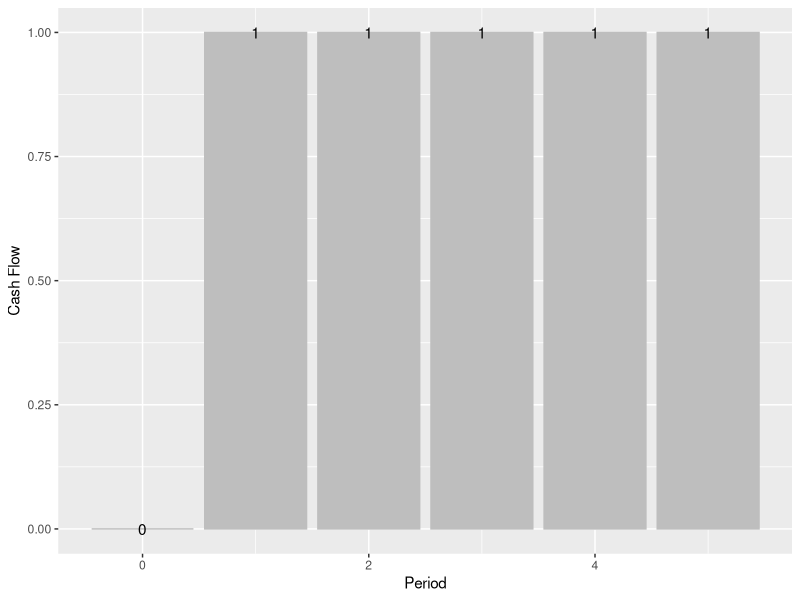
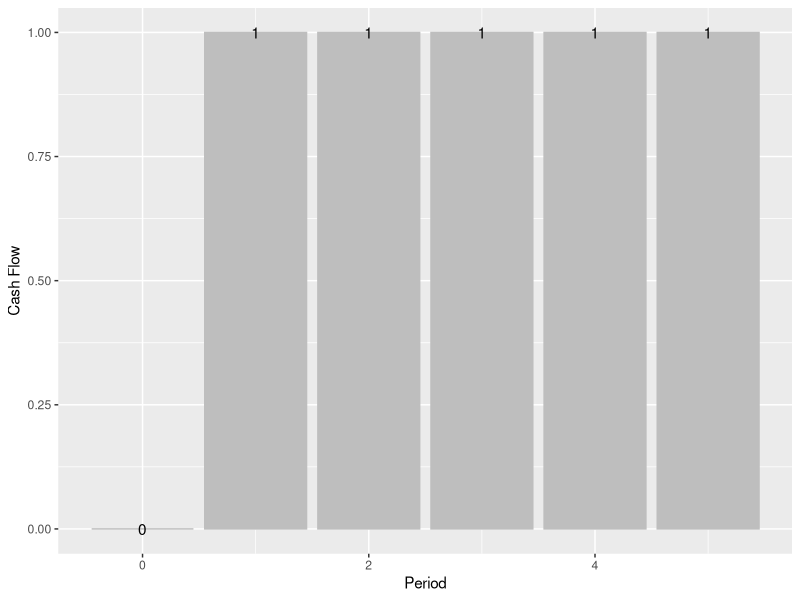
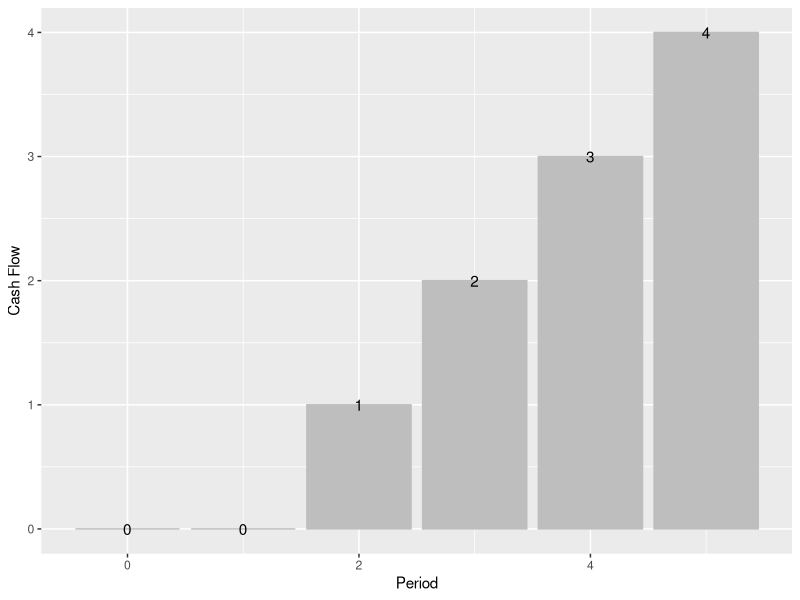
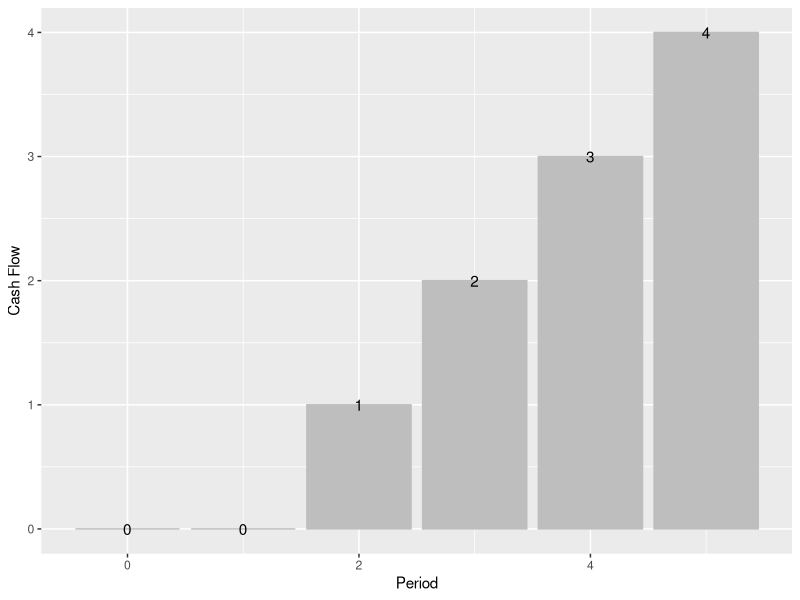
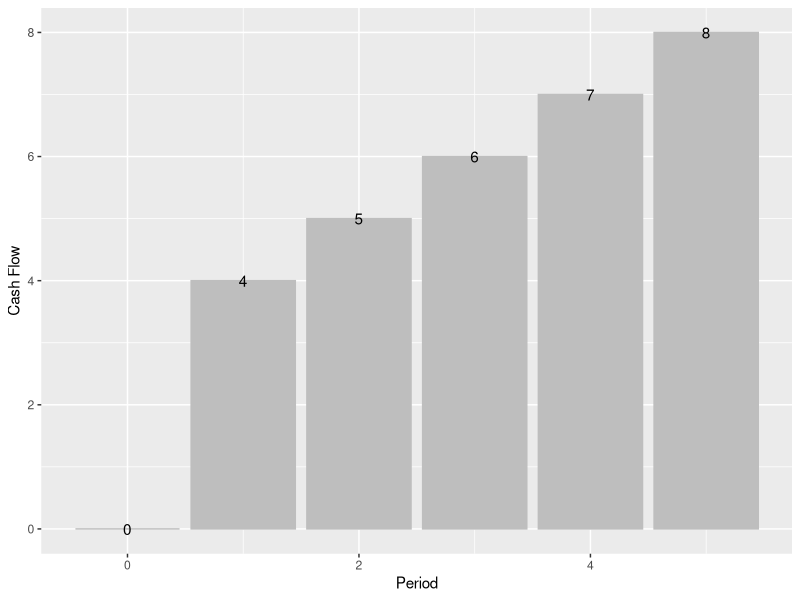
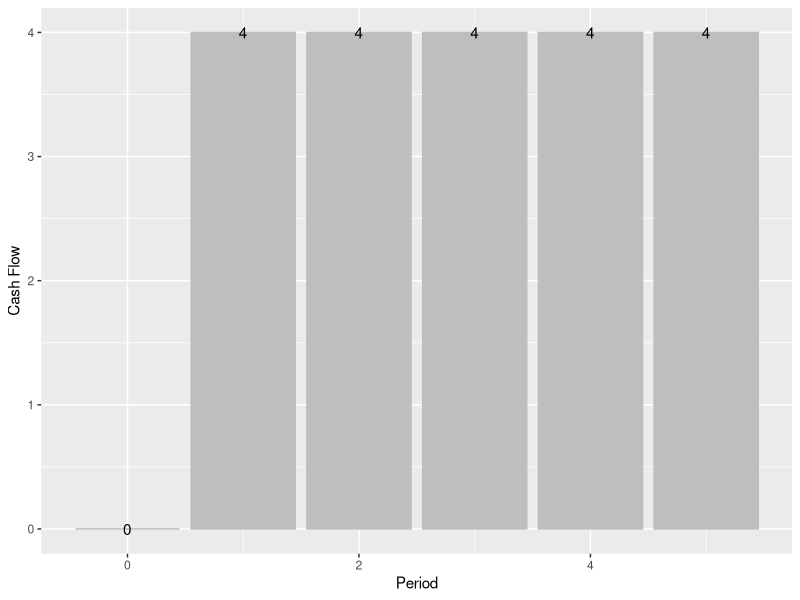
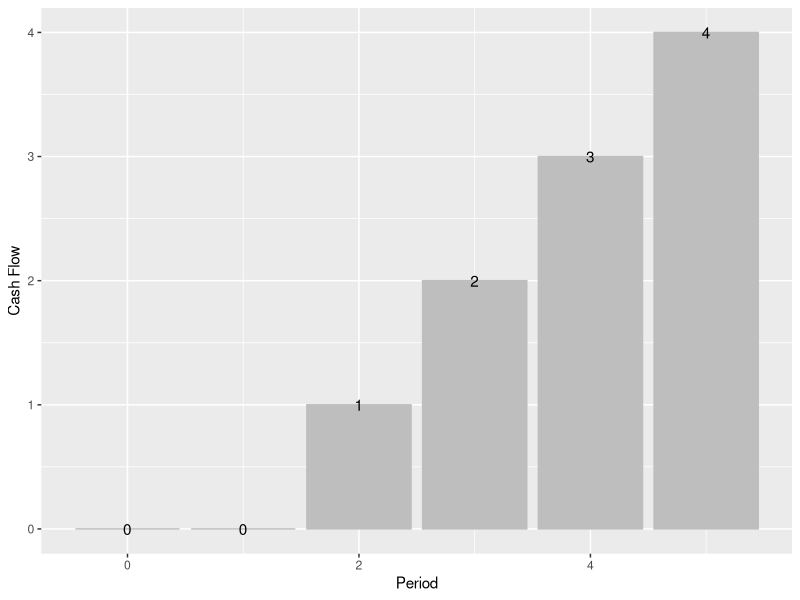
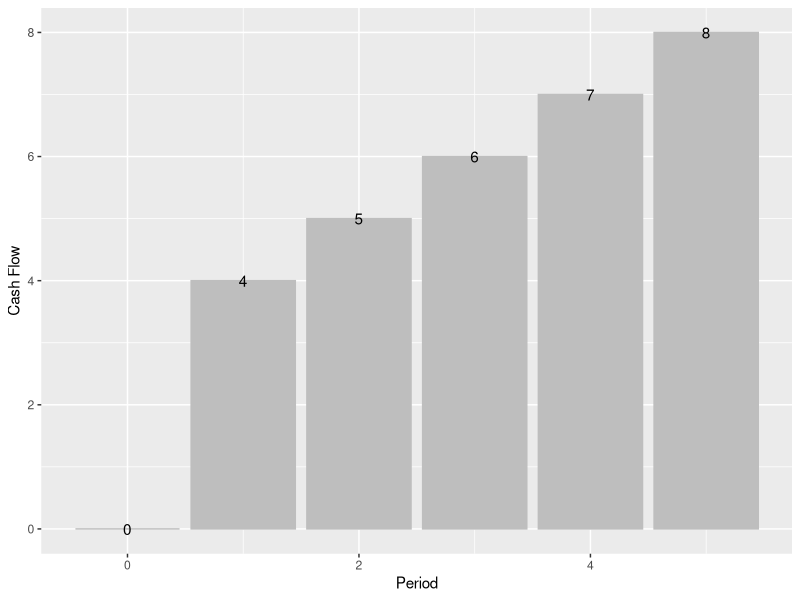

These figures' R source, in order:
## ---- chunk 1
knitr::opts_chunk$set(echo = FALSE)


Acc<-function(x){format(x,nsmall=2,digits=2,big.mark=',',scientific=FALSE)}
pgivena<-function(a,i,n){a*((1+i)^n -1)/(i*(1+i)^n)}
pgiveng<-function(g,i,n){g*( (1+i)^n -(i*n) -1  )/(i^2*(1+i)^n)}
agivenp<-function(p,i,n){p*(i*(1+i)^n)/((1+i)^n -1)}
pgivengrow<-function(a1,g,i,n){a1*(1-(1+g)^n*(1+i)^(-n))/(i-g)}


fgivena<-function(a,i,n){pgivena(a,i,n)*(1+i)^n}
fgiveng<-function(g,i,n){pgiveng(g,i,n)*(1+i)^n}

## ---- chunk 2
library(ggplot2)
cf <- data.frame(y=c(0,1,1,1,1,1))
cf$x=0:(length(cf$y)-1)
print(ggplot(cf,aes(x,y,label=y))+geom_bar(stat="Identity",color='gray',fill='gray')+xlab("Period")+ylab("Cash Flow")+geom_text())
## ---- chunk 3
library(ggplot2)
cf <- data.frame(y=c(0,1,1,1,1,1))
cf$x=0:(length(cf$y)-1)
print(ggplot(cf,aes(x,y,label=y))+geom_bar(stat="Identity",color='gray',fill='gray')+xlab("Period")+ylab("Cash Flow")+geom_text())
## ---- chunk 4
library(ggplot2)
cf <- data.frame(y=c(0,0,1,2,3,4))
cf$x=0:(length(cf$y)-1)
print(ggplot(cf,aes(x,y,label=y))+geom_bar(stat="Identity",color='gray',fill='gray')+xlab("Period")+ylab("Cash Flow")+geom_text())
## ---- chunk 5
library(ggplot2)
cf <- data.frame(y=c(0,0,1,2,3,4))
cf$x=0:(length(cf$y)-1)
print(ggplot(cf,aes(x,y,label=y))+geom_bar(stat="Identity",color='gray',fill='gray')+xlab("Period")+ylab("Cash Flow")+geom_text())
## ---- chunk 6
library(ggplot2)
cf <- data.frame(y=c(0,0,1,2,3,4) + c(0,4,4,4,4,4))
cf$x=0:(length(cf$y)-1)
print(ggplot(cf,aes(x,y,label=y))+geom_bar(stat="Identity",color='gray',fill='gray')+xlab("Period")+ylab("Cash Flow")+geom_text())
## ---- chunk 7
library(ggplot2)
cf <- data.frame(y=c(0,0,1,2,3,4) + c(0,4,4,4,4,4))
cf$x=0:(length(cf$y)-1)
cf$LG <- c(0,0,1,2,3,4)
cf$C <- c(0,4,4,4,4,4)
print(ggplot(cf,aes(x,C,label=C))+geom_bar(stat="Identity",color='gray',fill='gray')+xlab("Period")+ylab("Cash Flow")+geom_text())

print(ggplot(cf,aes(x,LG,label=LG))+geom_bar(stat="Identity",color='gray',fill='gray')+xlab("Period")+ylab("Cash Flow")+geom_text())
## ---- chunk 8
library(ggplot2)
cf <- data.frame(y=c(0,0,1,2,3,4) + c(0,4,4,4,4,4))
cf$x=0:(length(cf$y)-1)
print(ggplot(cf,aes(x,y,label=y))+geom_bar(stat="Identity",color='gray',fill='gray')+xlab("Period")+ylab("Cash Flow")+geom_text())
## ---- chunk 9
library(ggplot2)
cf <- data.frame(y=c(0,0,1,2,3,4) - c(0,4,4,4,4,4))
cf$x=0:(length(cf$y)-1)
print(ggplot(cf,aes(x,y,label=y))+geom_bar(stat="Identity",color='gray',fill='gray')+xlab("Period")+ylab("Cash Flow")+geom_text())
## ---- chunk 10
library(ggplot2)
cf <- data.frame(y=c(0,0,1,2,3,4) + c(0,4,4,4,4,4))
cf$x=0:(length(cf$y)-1)
cf$LG <- c(0,0,1,2,3,4)
cf$C <- -c(0,4,4,4,4,4)
print(ggplot(cf,aes(x,C,label=C))+geom_bar(stat="Identity",color='gray',fill='gray')+xlab("Period")+ylab("Cash Flow")+geom_text())

print(ggplot(cf,aes(x,LG,label=LG))+geom_bar(stat="Identity",color='gray',fill='gray')+xlab("Period")+ylab("Cash Flow")+geom_text())
## ---- chunk 11
library(ggplot2)
cf <- data.frame(y=c(0,0,1,2,3,4) - c(0,4,4,4,4,4))
cf$x=0:(length(cf$y)-1)
print(ggplot(cf,aes(x,y,label=y))+geom_bar(stat="Identity",color='gray',fill='gray')+xlab("Period")+ylab("Cash Flow")+geom_text())
## ---- chunk 12
library(ggplot2)
cf <- data.frame(y=c(0,5,5,5,5,5,5,5) - c(0,5,5,5,0,0,0,0))
cf$x=0:(length(cf$y)-1)
print(ggplot(cf,aes(x,y,label=y))+geom_bar(stat="Identity",color='gray',fill='gray')+xlab("Period")+ylab("Cash Flow")+geom_text())
## ---- chunk 13
library(ggplot2)
cf <- data.frame(y=c(0,5,5,5,5,5,5,5) - c(0,5,5,5,0,0,0,0))
cf$x=0:(length(cf$y)-1)
print(ggplot(cf,aes(x,y,label=y))+geom_bar(stat="Identity",color='gray',fill='gray')+xlab("Period")+ylab("Cash Flow")+geom_text())
## ---- chunk 14
library(ggplot2)
cf <- data.frame(y=c(0,0,0,0,5,5,5,5) )
cf$x=0:(length(cf$y)-1)
print(ggplot(cf,aes(x,y,label=y))+geom_bar(stat="Identity",color='gray',fill='gray')+xlab("Period")+ylab("Cash Flow")+geom_text())
## ---- chunk 15
library(ggplot2)
cf <- data.frame(y=c(0,0,0,0,0,0,5,5,5,5) )
cf$x=0:(length(cf$y)-1)
print(ggplot(cf,aes(x,y,label=y))+geom_bar(stat="Identity",color='gray',fill='gray')+xlab("Period")+ylab("Cash Flow")+geom_text())
## ---- chunk 16
library(ggplot2)
cf <- data.frame(y=c(0,0,0,0,0,0,5,5,5,5) )
cf$x=0:(length(cf$y)-1)
print(ggplot(cf,aes(x,y,label=y))+geom_bar(stat="Identity",color='gray',fill='gray')+xlab("Period")+ylab("Cash Flow")+geom_text())
## ---- chunk 17
library(ggplot2)
cf <- data.frame(y=c(0,0,0,0,-2,-4,-6,-8,-10) )
cf$x=0:(length(cf$y)-1)
print(ggplot(cf,aes(x,y,label=y))+geom_bar(stat="Identity",color='gray',fill='gray')+xlab("Period")+ylab("Cash Flow")+geom_text())
## ---- chunk 18
library(ggplot2)
cf <- data.frame(y=c(0,0,0,0,-2,-4,-6,-8,-10) )
cf$x=0:(length(cf$y)-1)
print(ggplot(cf,aes(x,y,label=y))+geom_bar(stat="Identity",color='gray',fill='gray')+xlab("Period")+ylab("Cash Flow")+geom_text())
## ---- chunk 19
library(ggplot2)
cf <- data.frame(y=c(0,1,2,3,4,5,5,5,5) )
cf$x=0:(length(cf$y)-1)
print(ggplot(cf,aes(x,y,label=y))+geom_bar(stat="Identity",color='gray',fill='gray')+xlab("Period")+ylab("Cash Flow")+geom_text())
## ---- chunk 20
library(ggplot2)
cf <- data.frame(y=c(0,1,2,3,4,5,5,5,5) )
cf$x=0:(length(cf$y)-1)
print(ggplot(cf,aes(x,y,label=y))+geom_bar(stat="Identity",color='gray',fill='gray')+xlab("Period")+ylab("Cash Flow")+geom_text())
## ---- chunk 21
library(ggplot2)
cf <- data.frame(y=c(0,1,2,3,4,5,5,5,5) )
cf$x=0:(length(cf$y)-1)
print(ggplot(cf,aes(x,y,label=y))+geom_bar(stat="Identity",color='gray',fill='gray')+xlab("Period")+ylab("Cash Flow")+geom_text())
## ---- chunk 22
library(ggplot2)
cf <- data.frame(y=c(0,1,2,3,4,5,5,5,5) )
cf$x=0:(length(cf$y)-1)
print(ggplot(cf,aes(x,y,label=y))+geom_bar(stat="Identity",color='gray',fill='gray')+xlab("Period")+ylab("Cash Flow")+geom_text())
## ---- chunk 23
library(ggplot2)
cf <- data.frame(y=c(0,1,2,3,4,5,5,5,5) )
cf$x=0:(length(cf$y)-1)
print(ggplot(cf,aes(x,y,label=y))+geom_bar(stat="Identity",color='gray',fill='gray')+xlab("Period")+ylab("Cash Flow")+geom_text())
## ---- chunk 24
library(ggplot2)
cf <- data.frame(y=c(0,1,2,3,4,5,5,5,5) )
cf$x=0:(length(cf$y)-1)
print(ggplot(cf,aes(x,y,label=y))+geom_bar(stat="Identity",color='gray',fill='gray')+xlab("Period")+ylab("Cash Flow")+geom_text())
## ---- chunk 25
library(ggplot2)
cf <- data.frame(y=c(0,0,12,10,8,6,4,2) )
cf$x=0:(length(cf$y)-1)
print(ggplot(cf,aes(x,y,label=y))+geom_bar(stat="Identity",color='gray',fill='gray')+xlab("Period")+ylab("Cash Flow")+geom_text())
## ---- chunk 26
library(ggplot2)
cf <- data.frame(y=c(0,0,12,12,12,12,12,12) - c(0,0,0,2,4,6,8,10))
cf$x=0:(length(cf$y)-1)
cf$LG <- -c(0,0,0,2,4,6,8,10)
cf$C <- c(0,0,12,12,12,12,12,12)
print(ggplot(cf,aes(x,C,label=C))+geom_bar(stat="Identity",color='gray',fill='gray')+xlab("Period")+ylab("Cash Flow")+geom_text())

print(ggplot(cf,aes(x,LG,label=LG))+geom_bar(stat="Identity",color='gray',fill='gray')+xlab("Period")+ylab("Cash Flow")+geom_text())
## ---- chunk 27
library(ggplot2)
cf <- data.frame(y=c(1,2,4,8,16,13,10,7,4,1) )
cf$x=0:(length(cf$y)-1)
print(ggplot(cf,aes(x,y,label=y))+geom_bar(stat="Identity",color='gray',fill='gray')+xlab("Period")+ylab("Cash Flow")+geom_text())
## ---- chunk 28
library(ggplot2)
cf <- data.frame(y=c(1,2,4,8,16,13,10,7,4,1) )
cf$x=0:(length(cf$y)-1)
print(ggplot(cf,aes(x,y,label=y))+geom_bar(stat="Identity",color='gray',fill='gray')+xlab("Period")+ylab("Cash Flow")+geom_text())
## ---- chunk 29
library(ggplot2)
cf <- data.frame(y=c(2,4,6,8,10,12,14,16,8,4,2,1) )
cf$x=0:(length(cf$y)-1)
print(ggplot(cf,aes(x,y,label=y))+geom_bar(stat="Identity",color='gray',fill='gray')+xlab("Period")+ylab("Cash Flow")+geom_text())
## ---- chunk 30
library(ggplot2)
cf <- data.frame(y=c(2,4,6,8,10,12,14,16,8,4,2,1) )
cf$x=0:(length(cf$y)-1)
print(ggplot(cf,aes(x,y,label=y))+geom_bar(stat="Identity",color='gray',fill='gray')+xlab("Period")+ylab("Cash Flow")+geom_text())
## ---- chunk 31
library(ggplot2)
cf <- data.frame(y=c(0,0,0,5,5,5,5,5,5,5,5,5,5) - c(0,0,0,0,0,0,1,2,3,0,0,0,0) )
cf$x=0:(length(cf$y)-1)
print(ggplot(cf,aes(x,y,label=y))+geom_bar(stat="Identity",color='gray',fill='gray')+xlab("Period")+ylab("Cash Flow")+geom_text())
## ---- chunk 32
library(ggplot2)
cf <- data.frame(y=c(0,0,5,0,5,0,5,0,5,0,5) )
cf$x=0:(length(cf$y)-1)
print(ggplot(cf,aes(x,y,label=y))+geom_bar(stat="Identity",color='gray',fill='gray')+xlab("Period")+ylab("Cash Flow")+geom_text())
## ---- chunk 33
FinFormat <- function(x) format(x, digits=2, decimal.mark=".",   big.mark=",", small.interval=3)

PMT <- agivenp(10000,.1,3)
i1 <- 10000*.1
P1 <- PMT -i1
B1 <- 10000-P1

i2 <- B1*.1
P2 <- PMT -i2
B2 <- B1-P2

i3 <- B2*.1
P3 <- PMT - i3
B3 <- B2-P3


